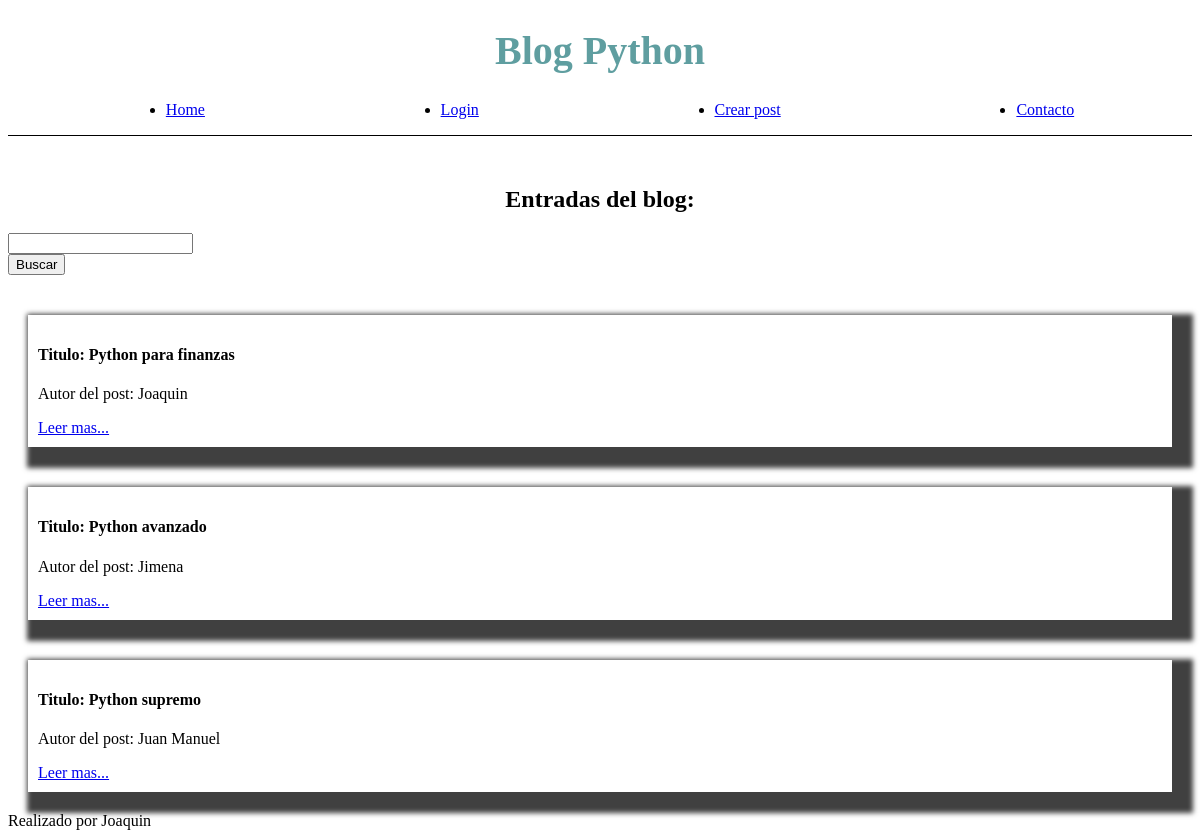
Before: / with the older database file.
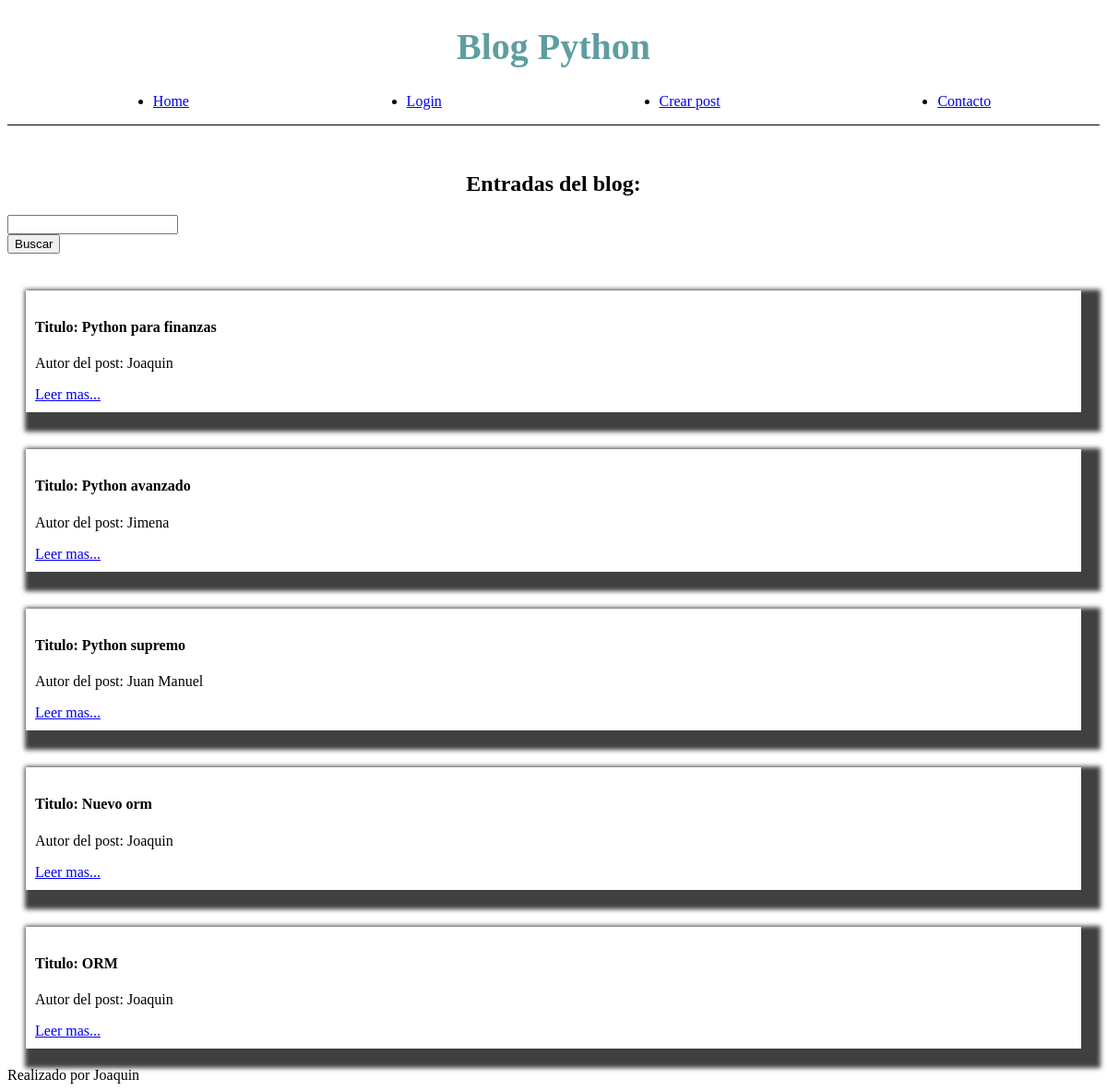
After: the same page with the newer database file.
### tables this page shows
CREATE TABLE posts (
    id INTEGER PRIMARY KEY AUTOINCREMENT,
    autor TEXT NOT NULL,
    titulo TEXT NOT NULL,
    contenido TEXT NOT NULL
);

### main.py (the view)
@app.route('/')
def home():
    orm_posts = Post("blog.db")
    titulo_busqueda = request.args.get('search')
    if titulo_busqueda:
        posts = orm_posts.get_posts_by_title(title=titulo_busqueda)
        return render_template("home.html", posts=posts)
    posts = orm_posts.get_all_posts()
    return render_template("home.html", posts=posts)

### orm.py (called while the page is built)
    def _get_db_connection(self):
        conn = sqlite3.connect(self.name)
        conn.row_factory = sqlite3.Row
        return conn

    def query_all(self, query: str):
        try:
            conn = self._get_db_connection()
            query_result = conn.execute(query).fetchall()
            conn.close()
            return query_result
        except Exception as e:
            print(f"Ocurrio un error al realizar la consulta, error:{e}")
            raise

    def get_all_posts(self):
        try:
            query = "SELECT * FROM posts"
            posts = self.query_all(query)
            return posts
        except Exception as e:
            raise

### templates/home.html (shortened to what this page needs)
{% extends "base.html" %}
{% block head %}
    <link rel="stylesheet" type="text/css" href="{{ url_for('static', filename='css/home.css') }}">
{% endblock %}
{% block main %}
    <div>
        <h2>Entradas del blog:</h2>
    </div>
    <form action="{{ url_for('home') }}">
        <input type="search" id="search" name="search"><br>
        <button type="submit">Buscar</button>
    </form>
    {% if posts %}
        {% for post in posts %}
            <div class="posts">
                <h4>Titulo: {{ post.titulo }}</h4>
                <p>Autor del post: {{ post.autor }}</p>
                <a href="/post/{{post.id}}">Leer mas...</a>
            </div>
        {% endfor %}
    {% else %}
        <p>Por el momento no hay post</p>
    {% endif %}
{% endblock %}

### templates/base.html
<!DOCTYPE html>
<html lang="en">
<head>
    {% block head %}
    {% endblock %}
</head>
<body>
    <header>
        <div>
            <h1>Blog Python</h1>
        </div>
        <div class="bar">
            <ul class="bar_items">
                <li><a href={{ url_for('home') }}>Home</a></li>
                <li><a href={{ url_for('login') }}>Login</a></li>
                <li><a href={{ url_for('create_post') }}>Crear post</a></li>
                <li><a href={{ url_for('contacto') }}>Contacto</a></li>
            </ul>
        </div>
    </header>
    <main>
        {% block main%}
        {% endblock %}
    </main>
    <footer>
        Realizado por Joaquin
    </footer>
</body>
</html>

### static/css/home.css (style rules this page uses)
h1 { color: cadetblue; font-size: 40px; text-align: center; }
h2 { text-align: center; }
.bar { border-bottom: solid 1px; margin-bottom: 50px; }
.bar_items { display: flex; justify-content: space-around; }
.posts { box-shadow: 10px 10px 5px 11px rgba(0,0,0,0.75); -webkit-box-shadow: 10px 10px 5px 11px rgba(0,0,0,0.75); -moz-box-shadow: 10px 10px 5px 11px rgba(0,0,0,0.75); margin: 40px 20px 20px 20px; padding: 10px; }

Changed rows visible on the page:
added posts: titulo "Nuevo orm", autor "Joaquin"
added posts: titulo "ORM", autor "Joaquin"
